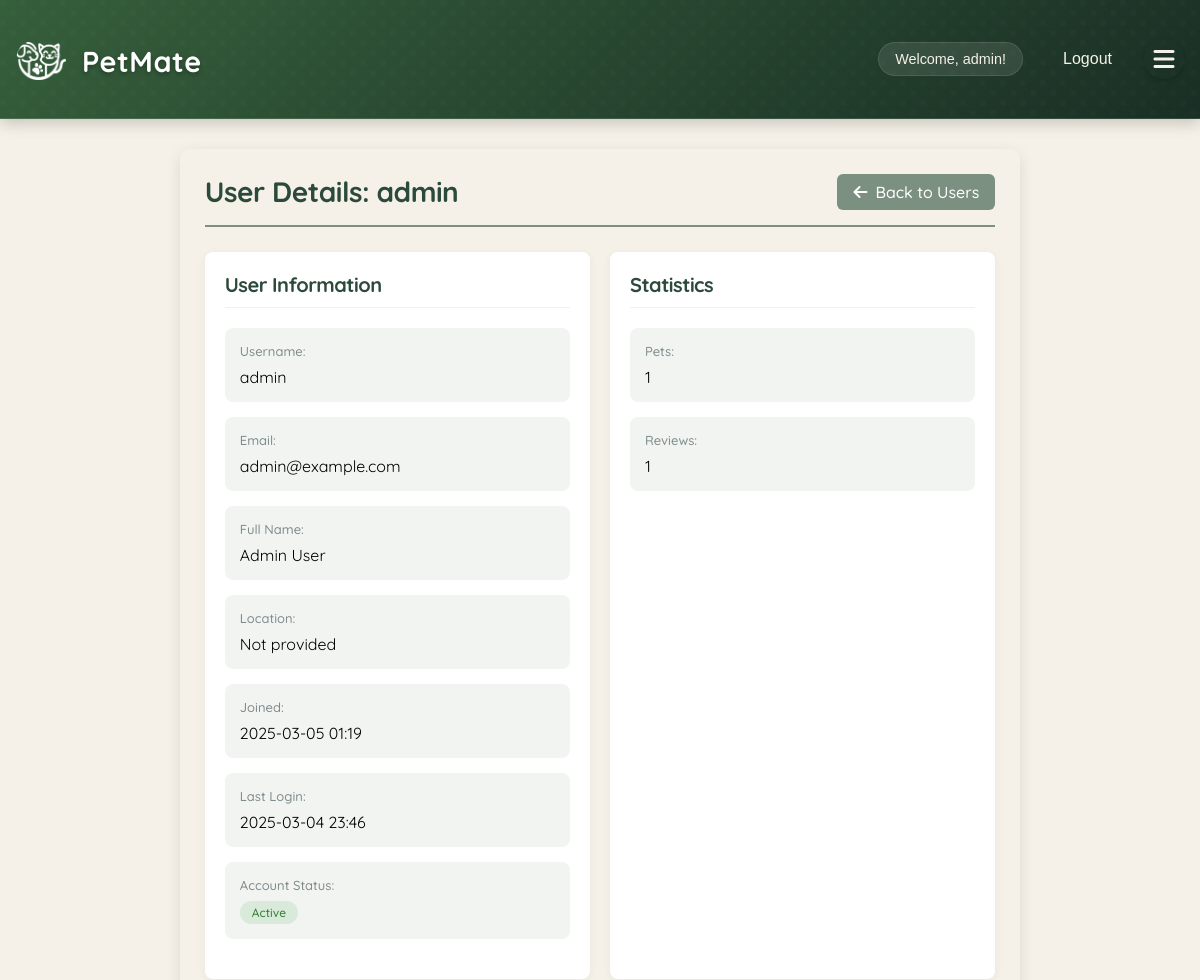
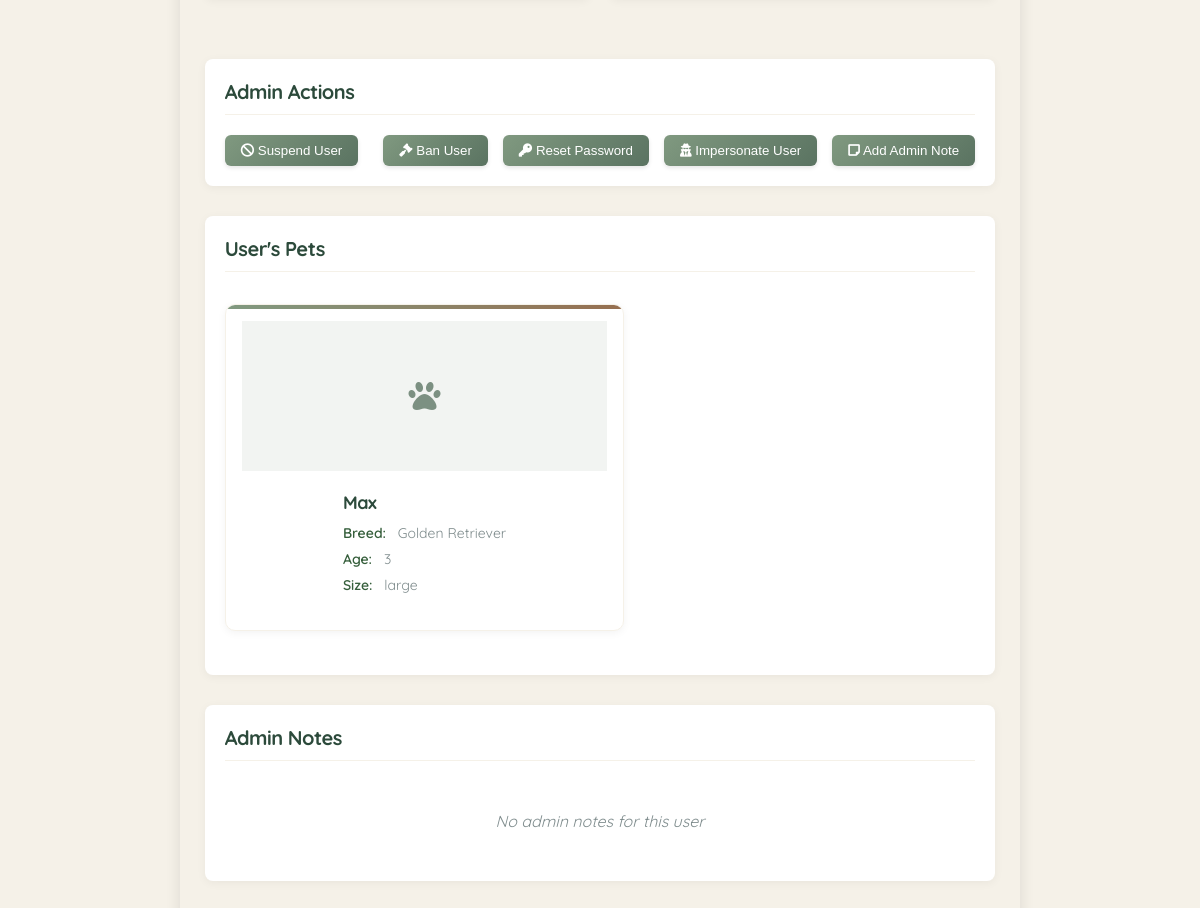
Before: /admin/user/1 (signed in) with the older database file (2 pictures, top to bottom).
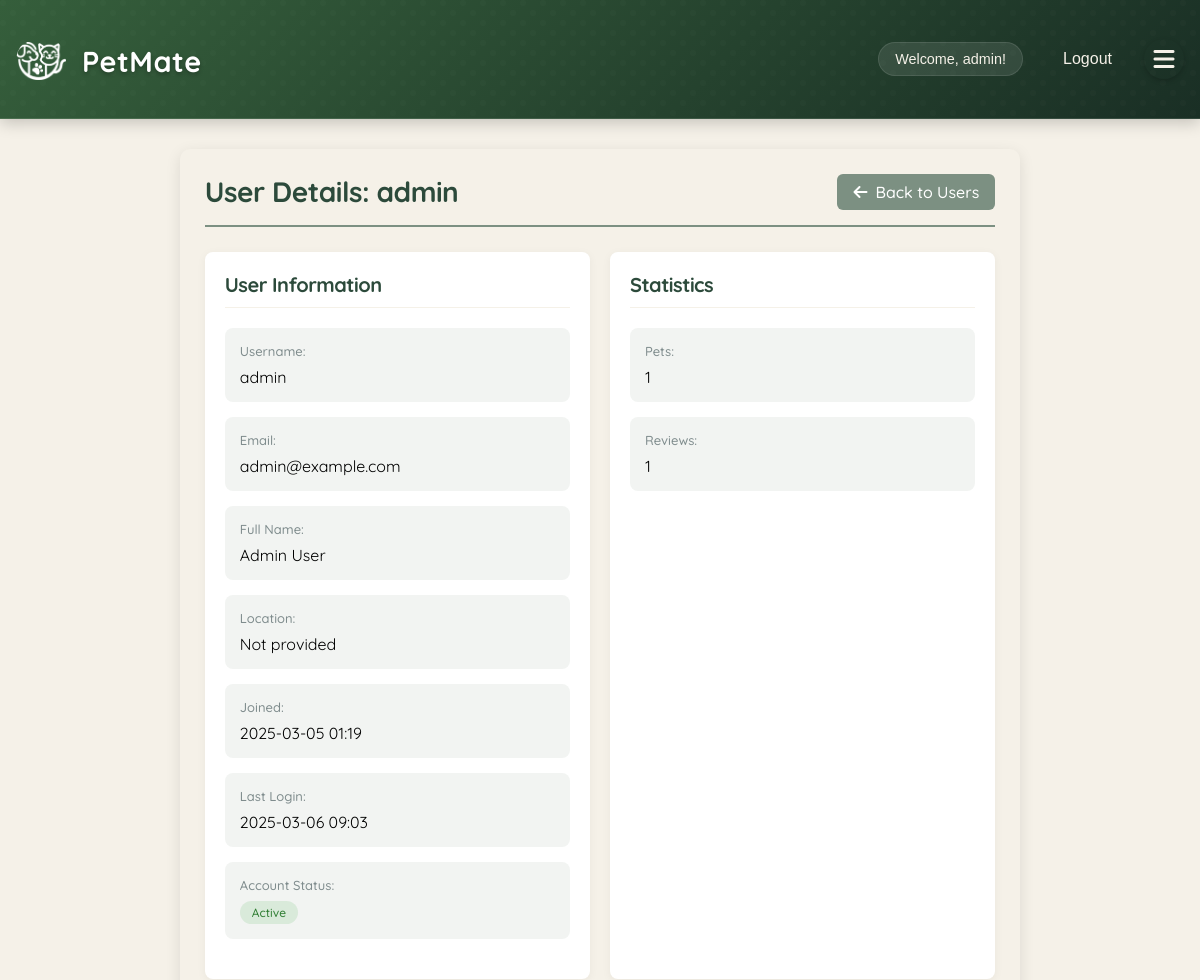
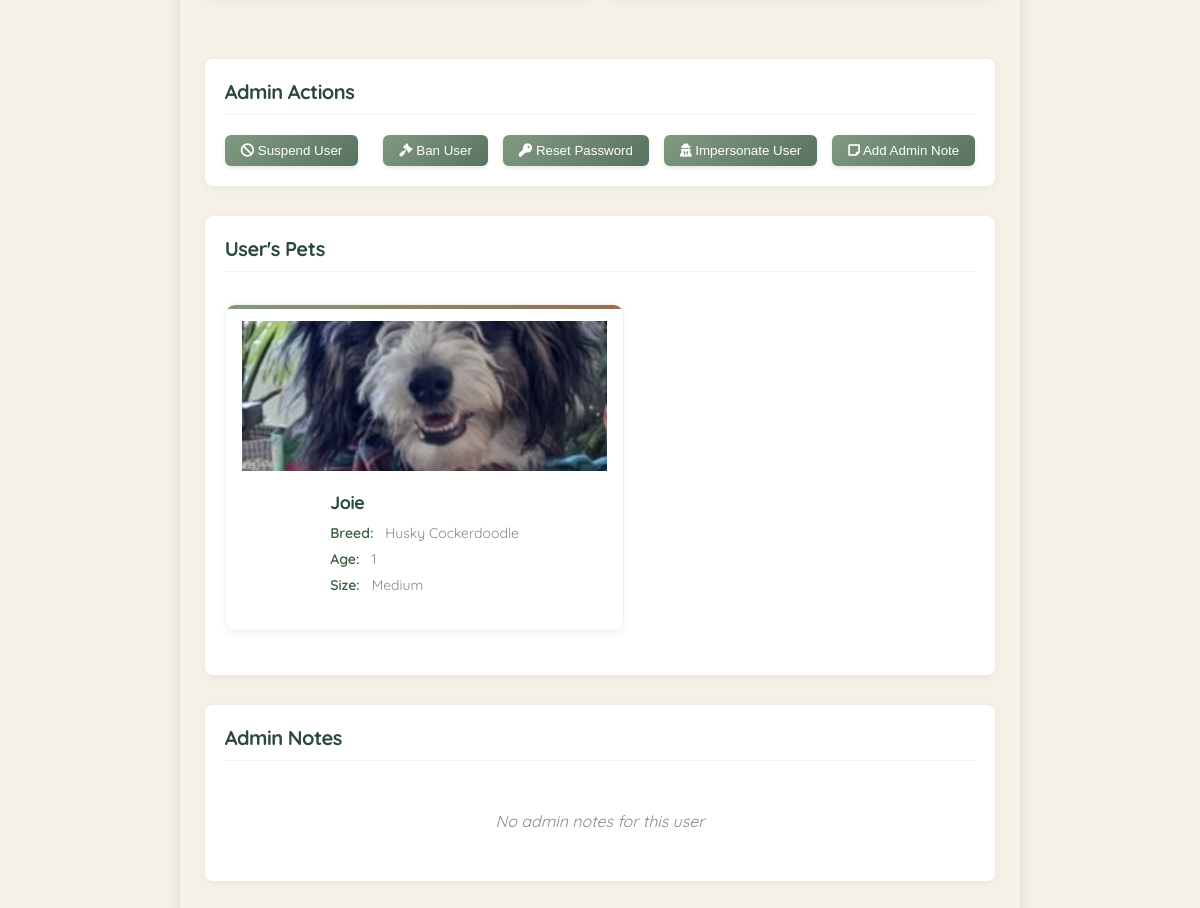
After: the same page with the newer database file (2 pictures, top to bottom).
### app/models/user.py (models this page shows, shortened)
class User(db.Model, UserMixin):
    __tablename__ = 'users'
    id = db.Column(db.Integer, primary_key=True)
    username = db.Column(db.String(80), unique=True, nullable=False)
    email = db.Column(db.String(120), unique=True, nullable=False)
    password_hash = db.Column(db.String(128))
    name = db.Column(db.String(120))  # User's full name
    created_at = db.Column(db.DateTime, default=datetime.utcnow)
    profile_picture = db.Column(db.String(255))  # Store the filename of uploaded image
    bio = db.Column(db.Text)  # User bio
    location = db.Column(db.String(200))  # User location
    is_admin = db.Column(db.Boolean, default=False)
    account_status = db.Column(db.String(20), default='active')  # active, suspended, banned
    last_login = db.Column(db.DateTime)
    account_notes = db.Column(db.Text)  # Admin notes about the user
    preferred_meetup_types = db.Column(db.String(255))  # e.g., "parks,beaches,dog runs"
    availability = db.Column(db.String(255))  # e.g., "weekends,evenings"
    pet_owner_since = db.Column(db.Integer)  # Year they became a pet owner
    pet_experience_level = db.Column(db.String(50))  # e.g., "beginner", "intermediate", "expert"
    pets = db.relationship('Pet', backref='owner', lazy=True)
    hosted_playdates = db.relationship('Playdate', foreign_keys='Playdate.host_id', lazy=True)
    attended_playdates = db.relationship('Playdate', secondary=playdate_attendees, lazy=True)
    reviews_received = db.relationship('Review',
                                     foreign_keys='Review.reviewed_user_id',
                                     back_populates='reviewed_user',
                                     lazy='joined')
    reviews_given = db.relationship('Review',
                                  foreign_keys='Review.reviewer_id',
                                  back_populates='reviewer',
                                  lazy='joined')
    @property
    def is_authenticated(self):
        return True
    def get_unread_message_count(self):
        from app.models.message import Message
        return Message.query.filter_by(recipient_id=self.id, is_read=False).count()
    def get_reviews_count(self):
        from app.models.review import Review
        return Review.query.filter_by(reviewed_user_id=self.id).count()

### app/models/pet.py (models this page shows, shortened)
class Pet(db.Model):
    __tablename__ = 'pets'
    id = db.Column(db.Integer, primary_key=True)
    owner_id = db.Column(db.Integer, db.ForeignKey('users.id', ondelete='CASCADE'), nullable=False)
    name = db.Column(db.String(100), nullable=False)
    species = db.Column(db.String(50), nullable=False)
    breed = db.Column(db.String(100))
    age = db.Column(db.Integer)
    size = db.Column(db.String(20))  # Small, Medium, Large
    gender = db.Column(db.String(20))
    image_filename = db.Column(db.String(255))
    bio = db.Column(db.Text)
    created_at = db.Column(db.DateTime, default=datetime.utcnow)
    updated_at = db.Column(db.DateTime, default=datetime.utcnow, onupdate=datetime.utcnow)
    energy_level = db.Column(db.String(20))  # Low, Medium, High
    friendliness = db.Column(db.String(20))  # Shy, Moderate, Outgoing
    training_level = db.Column(db.String(20))  # Basic, Intermediate, Advanced
    special_needs = db.Column(db.Text)
    preferred_playmates = db.Column(db.String(255))  # e.g., "small dogs, cats"

### app/routes/admin.py (the view)
@bp.route('/user/<int:user_id>')
@login_required
@admin_required
def user_details(user_id):
    from app.models.user import User
    from app.models.review import Review
    try:
        user = User.query.options(
            db.joinedload(User.pets),
            db.joinedload(User.hosted_playdates),
            db.joinedload(User.attended_playdates),
            db.joinedload(User.reviews_received)
        ).get_or_404(user_id)
        print(f"User object type: {type(user)}")
        print(f"User ID: {user.id}, Username: {user.username}")
        pets = list(user.pets) if hasattr(user, 'pets') else []
        reviews_count = user.get_reviews_count()
        print(f"Before rendering template - Reviews count: {reviews_count}")
        print(f"User pets count: {len(pets)}")
        user_data = {
            'id': user.id,
            'username': user.username,
            'email': user.email,
            'created_at': user.created_at,
            'last_login': user.last_login,
            'account_status': user.account_status,
            'account_notes': user.account_notes,
            'name': user.name,
            'location': user.location,
            'pets_count': len(pets),
            'reviews_count': reviews_count,
            'pets': pets
        }
        return render_template('admin/user_details.html',
                               user=user,
                               user_data=user_data,
                               user_id=user.id)
    except Exception as e:
        print(f"Error in user_details: {str(e)}")
        db.session.rollback()
        return f"An error occurred: {str(e)}", 500

### app/__init__.py (called while the page is built)
@login_manager.user_loader
def load_user(user_id):
    from app.models.user import User
    return User.query.get(int(user_id))

### app/routes/admin.py (called while the page is built)
def admin_required(f):
    @wraps(f)
    def decorated_function(*args, **kwargs):
        if not current_user.is_authenticated or not current_user.is_admin:
            flash('You do not have permission to access this area.', 'error')
            return redirect(url_for('main.index'))
        return f(*args, **kwargs)
    return decorated_function

### app/utils/helpers.py (called while the page is built)
def format_datetime(value, format='%Y-%m-%d %H:%M'):
    if value is None:
        return ""
    return value.strftime(format)

### app/templates/admin/user_details.html (shortened to what the changed rows need)
{% extends "base.html" %}
{% block content %}
<div class="admin-container">
    <div class="admin-header">
        <h1>
            {% if user_data %}
            User Details: {{ user_data.username }}
            {% else %}
            Unknown User
            {% endif %}
        </h1>
        <a href="{{ url_for('admin.user_management') }}" class="back-link">
            <i class="fas fa-arrow-left"></i> Back to Users
        </a>
    </div>
    <div class="admin-grid">
        <div class="admin-section">
            <h2>User Information</h2>
            <div class="info-grid">
                <div class="info-item">
                    <label>Username:</label>
                    <div class="value">{% if user_data %}{{ user_data.username }}{% else %}Unknown{% endif %}</div>
                </div>
                <div class="info-item">
                    <label>Email:</label>
                    <div class="value">{% if user_data %}{{ user_data.email }}{% else %}Unknown{% endif %}</div>
                </div>
                <div class="info-item">
                    <label>Full Name:</label>
                    <div class="value">{% if user_data and user_data.name %}{{ user_data.name }}{% else %}Not provided{% endif %}</div>
                </div>
                <div class="info-item">
                    <label>Joined:</label>
                    <div class="value">{% if user_data %}{{ user_data.created_at|datetime }}{% else %}Unknown{% endif %}</div>
                </div>
                <div class="info-item">
                    <label>Last Login:</label>
                    <div class="value">{% if user_data and user_data.last_login %}{{ user_data.last_login|datetime }}{% else %}Never{% endif %}</div>
                </div>
                <div class="info-item">
                    <label>Account Status:</label>
                    <div class="value status-badge {% if user_data %}status-{{ user_data.account_status }}{% endif %}">
                        {% if user_data %}{{ user_data.account_status|title }}{% else %}Unknown{% endif %}
                    </div>
                </div>
            </div>
        </div>
        <div class="admin-section">
            <h2>Statistics</h2>
        </div>
    </div>
    <div class="admin-section">
        <h2>Admin Actions</h2>
    </div>
    <div class="admin-section">
        <h2>User's Pets</h2>
        {% if user_data and user_data.pets %}
        <div class="pets-grid">
            {% for pet in user_data.pets %}
            <div class="pet-card">
                {% if pet.image_filename %}
                <img src="{{ url_for('static', filename='pet_images/' + pet.image_filename) }}" alt="{{ pet.name }}">
                {% else %}
                <div class="pet-placeholder">
                    <i class="fas fa-paw"></i>
                </div>
                {% endif %}
                <div class="pet-info">
                    <h3>{{ pet.name }}</h3>
                    <p><strong>Breed:</strong> {{ pet.breed }}</p>
                    <p><strong>Age:</strong> {{ pet.age }}</p>
                    <p><strong>Size:</strong> {{ pet.size }}</p>
                </div>
            </div>
            {% endfor %}
        </div>
        {% else %}
        <div class="no-data">No pets registered</div>
        {% endif %}
    </div>
    <div class="admin-section">
        <h2>Admin Notes</h2>
    </div>
</div>
{% endblock %}

### app/templates/base.html (shortened to what this page needs)
<!DOCTYPE html>
<html>
<head>
    <link rel="stylesheet" href="{{ url_for('static', filename='style.css') }}">
    <link rel="stylesheet" href="{{ url_for('static', filename='mobile.css') }}">
    <link rel="stylesheet" href="{{ url_for('static', filename='how-it-works.css') }}">
    <link rel="stylesheet" href="{{ url_for('static', filename='feature-cards.css') }}">
    <link rel="stylesheet" href="{{ url_for('static', filename='css/pet-avatars.css') }}">
    <link rel="stylesheet" href="{{ url_for('static', filename='gallery.css') }}">
    <link rel="stylesheet" href="https://cdnjs.cloudflare.com/ajax/libs/font-awesome/6.0.0/css/all.min.css">
    <link rel="stylesheet" href="{{ url_for('static', filename='css/flash.css') }}">
    <link rel="stylesheet" href="{{ url_for('static', filename='css/admin.css') }}">
</head>
<body>
    <nav>
        <div class="nav-container">
            <h1>
                <a href="{{ url_for('main.index') }}" class="site-title">
                    <div class="logo">
                        <div class="logo-icon"></div>
                        <div class="logo-text">Pet<span class="highlight">Mate</span></div>
                    </div>
                </a>
            </h1>
            <div class="nav-links">
                {% if 'username' in session %}
                    <div class="user-menu">
                        <span>Welcome, {{ session['username'] }}!</span>
                        <a href="{{ url_for('auth.logout') }}">Logout</a>
                    </div>
                    <button class="menu-toggle">
                        <i class="fas fa-bars"></i>
                    </button>
                {% else %}
                    <a href="{{ url_for('auth.login') }}">Login</a>
                    <a href="{{ url_for('auth.register') }}">Register</a>
                {% endif %}
            </div>
        </div>
    </nav>
    <main>
        {% block content %}{% endblock %}
    </main>
</body>
</html>

Changed rows visible on the page:
removed Pet: name "Max", breed "Golden Retriever", age "3", size "large"
changed User "admin": last_login "2025-03-04 23:46" → "2025-03-06 09:03"
added Pet: image_filename+name (picture), name "Joie", breed "Husky Cockerdoodle", age "1", size "Medium"
